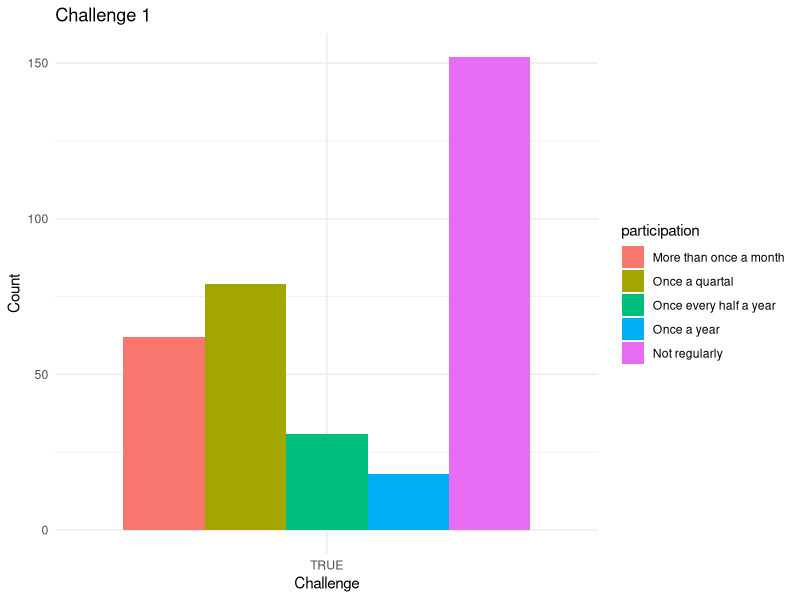
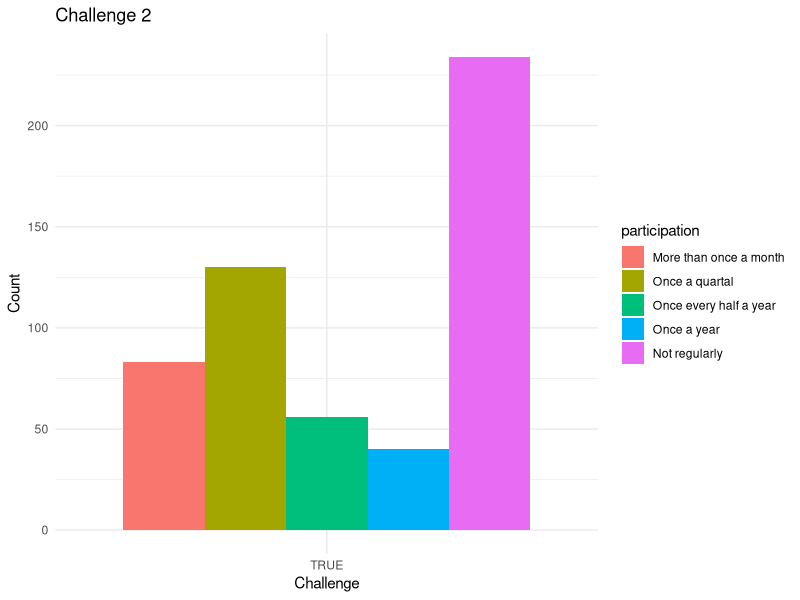
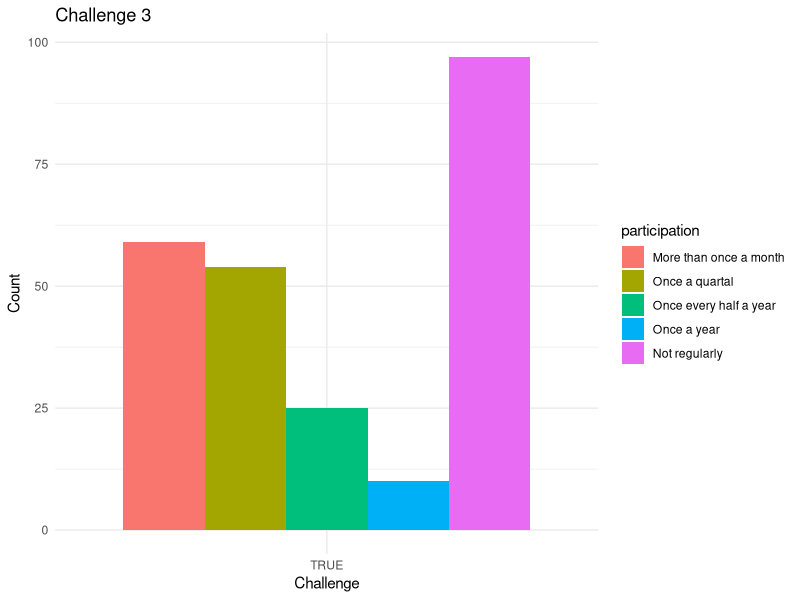
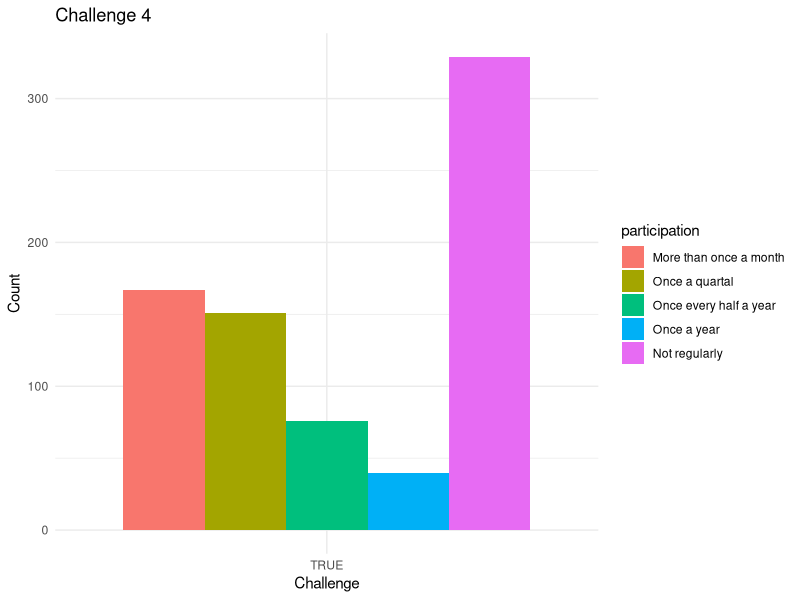
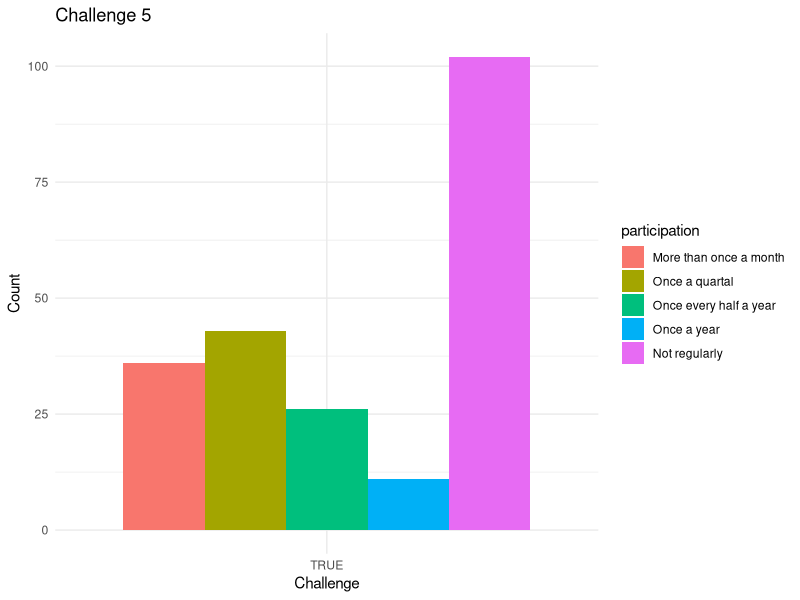
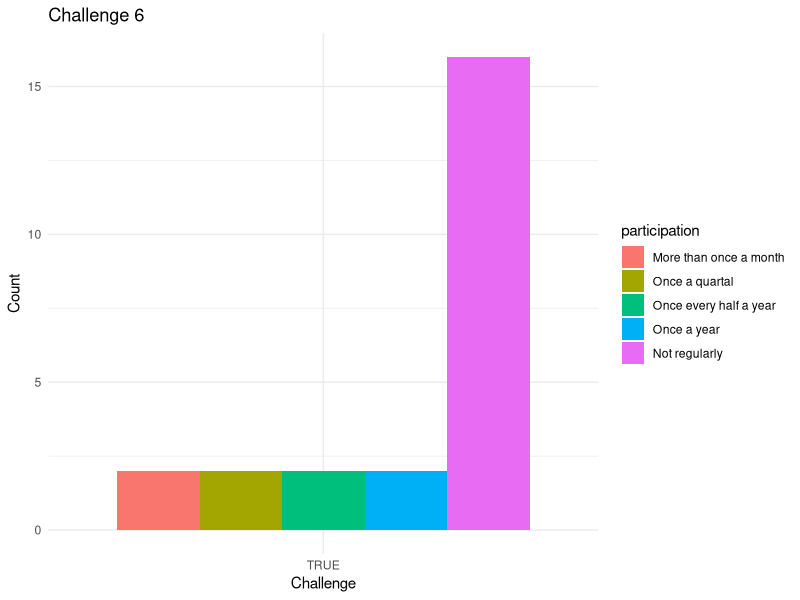
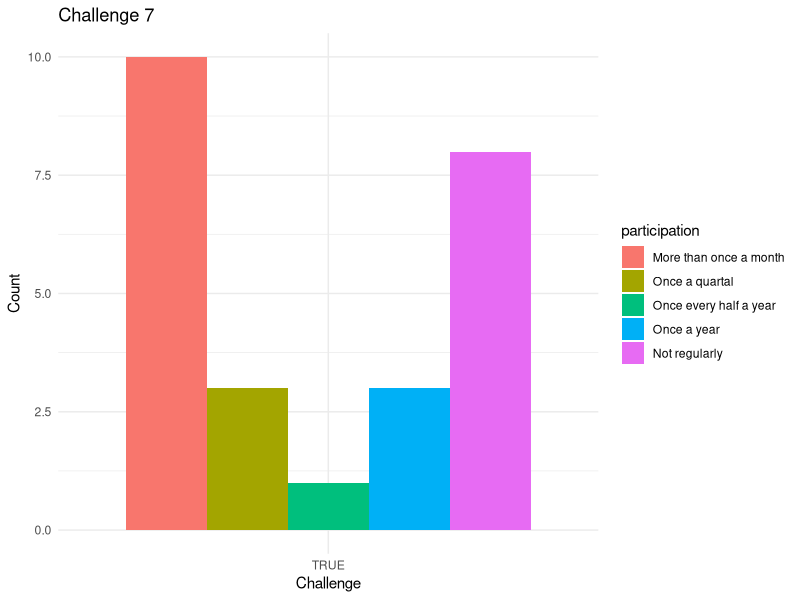
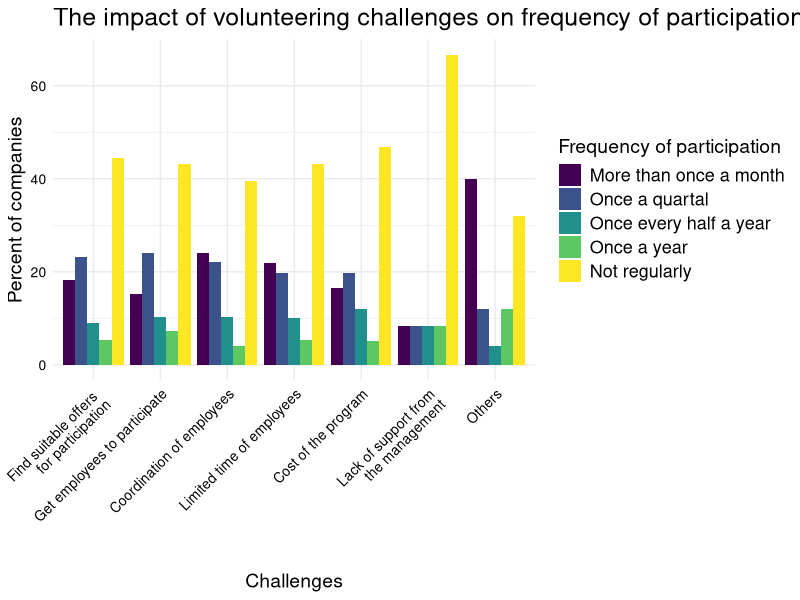

These figures' R source, in order:
## ---- chunk 1
knitr::opts_chunk$set(echo = TRUE)
## ---- chunk 2
library(readxl)
wholeSet <- read_xlsx("MUE.2022.for.LMU.xlsx")
data <- wholeSet[, c(60, 62, 63, 64, 65, 66, 67, 68)]
data <- na.omit(data) # delete rows with NA
todelete <- c()
for (i in 1:nrow(data)) {
  if (-2 %in% data[i, 1] || -9 %in% data[i, 1]) {
    todelete <- c(todelete, i)
  }
}
data <- data[-todelete, ]
colnames(data) <- c("participation", "challenge1", "challenge2", "challenge3", "challenge4", "challenge5", "challenge6", "challenge7")
library(ggplot2)
library(reshape2)
data
data$participation <- factor(data$participation, 
                             levels = c(1, 2, 3, 4, -1),
                             labels = c("More than once a month", "Once a quartal", "Once every half a year", "Once a year", "Not regularly"))


for(i in 2:8) {
  filtered_data <- data[data[[i]] == TRUE, c(1, i)]
  
  p <- ggplot(filtered_data, aes_string(x = names(filtered_data)[2], fill = "participation")) +
    geom_bar(position = "dodge") +
    labs(title = paste("Challenge", i-1),
         x = "Challenge",
         y = "Count") +
    theme_minimal()
  
  print(p)
}
library(ggplot2)
library(reshape2)
library(dplyr)


data_long <- melt(data, id.vars = "participation", variable.name = "challenge", value.name = "presence")
data_long <- data_long[data_long$presence == TRUE, ]

data_percentage <- data_long %>%
  group_by(challenge, participation) %>%
  summarise(count = n()) %>%
  mutate(total = sum(count),
         percent = count / total * 100)

cbPalette <- c("#999999","#56B4E9", "#CC79A7","#F0E442", "#0072B2", "#D55E00")

ggplot(data_percentage, aes(fill = participation, y = percent, x = challenge)) +
  geom_bar(position = "dodge", stat = "identity") +
   scale_x_discrete(labels = c("Find suitable offers 
                               for participation", 
                              "Get employees to participate", 
                              "Coordination of employees", 
                              "Limited time of employees", 
                              "Cost of the program", 
                              "Lack of support from
                              the management", 
                              "Others")) +
  labs(title = "The impact of volunteering challenges on frequency of participation",
       x = "Challenges",
       y = "Percent of companies",
       fill = "Frequency of participation") +
  theme_minimal() +
  theme(axis.text.x = element_text(colour="black", angle = 45, hjust = 1,size = 10),title=element_text(size = 15),axis.title = element_text(size = 14),axis.text.y=element_text(colour="black", size = 10), legend.text=element_text(size = 13),legend.title=element_text(size = 14))+
  scale_fill_viridis_d()

ggsave("7question.jpeg",device = "jpeg",width = 9,height = 6)

